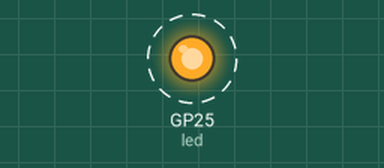
This program was run on a simulated Raspberry Pi Pico running MicroPython. On the bench: output pins drawn as LEDs (lit = HIGH). Dashed ring = blinking. What the program prints to the serial console is not drawn.

Above: at 0.5 s.
Timing chart, 0 to 4.6 s (numbered marks = the images above):
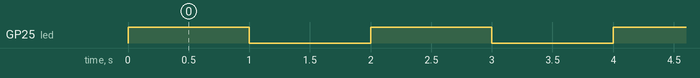

Measured:
- by itself, GP25 (led): alternates HIGH for 1.0 s and LOW for 1.0 s

The program:

blink.py
```python
from machine import Pin
import time

# 初始化GPIO25为输出（RP2040板载LED）
led = Pin(25, Pin.OUT)

while True:
    led.value(1)    # 输出高电平
    print("LED亮")
    time.sleep(1)

    led.value(0)    # 输出低电平
    print("LED灭")
    time.sleep(1)
```
